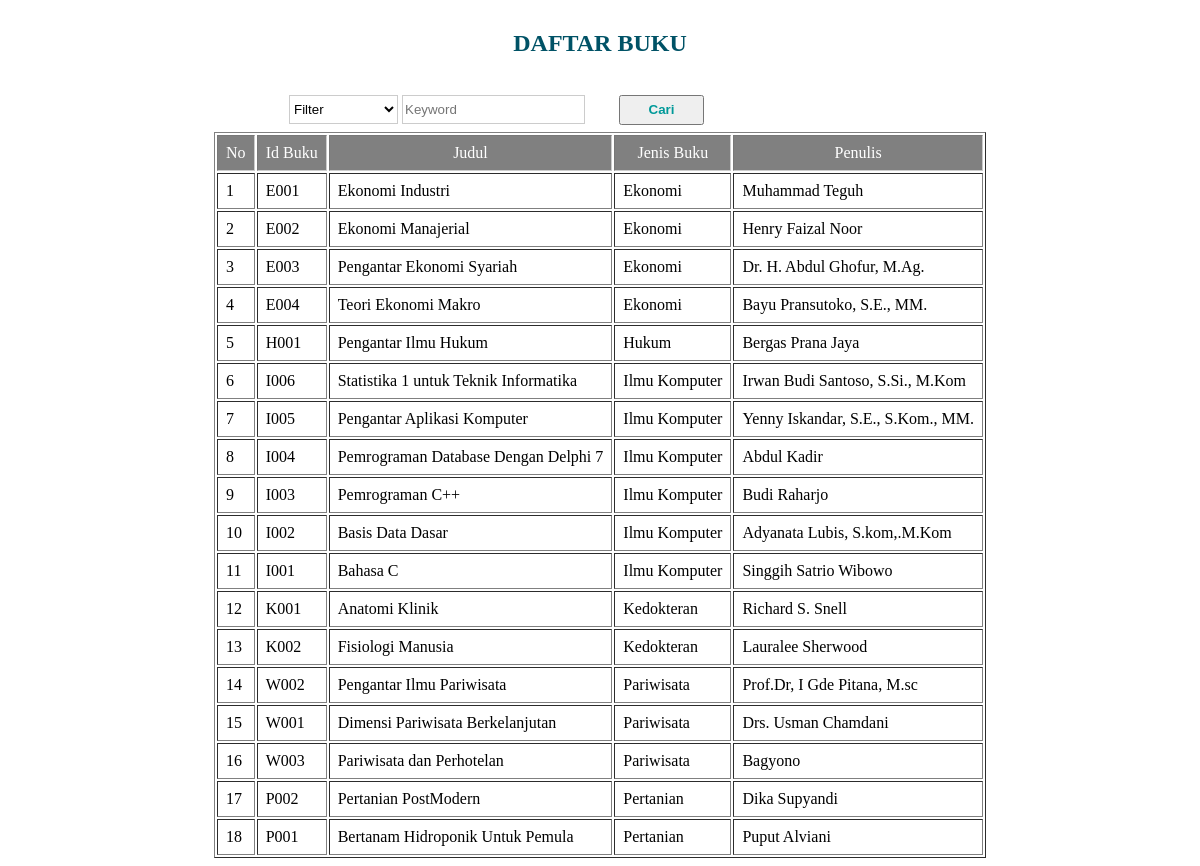
The page /buku.php?order=jenis&&sort=ASC on the database its author committed.
### tables this page shows
CREATE TABLE `buku` (
  `id_buku` varchar(5) NOT NULL,
  `judul` varchar(50) NOT NULL,
  `jenis` varchar(20) NOT NULL,
  `penulis` varchar(50) NOT NULL
);

### buku.php (the view, shortened to what this page needs)
<!DOCTYPE html>
<html>
<head>
</head>
<body>
	<h2 align="center">DAFTAR BUKU</h2><br>
	<?php
		$s_jenis="";
        $s_keyword="";
        $sort= 'ASC';
        $newsort= 'ASC';
        if (isset($_GET['order'])){
        	$order = $_GET['order'];
        	$sort = $_GET['sort'];
        	if ($sort == 'DESC') {
        		$newsort = 'ASC';
        	}
        	else{
        		$newsort = 'DESC';
        	}
        }else{
        	$order = 'id_buku';
        }
	?>
	<form action="" method="GET">
		<select class="texbox" name="s_jenis" id="s_jenis">
			<option value="">Filter</option>
		</select>
		<input type="text" placeholder="Keyword" name="s_keyword" id="s_keyword" value="<?php echo $s_keyword; ?>" class="input">
		<button id="search" name="search" class="btn">Cari</button>
	</form>
	<table border='1px' align='center' cellpadding='8'>
		<thead>
			<tr class="tr">
				<td style="color: white;">No</td>
				<td><a href="?order=id_buku&&sort=<?php echo $newsort; ?>" style="text-decoration: none; color: white;">Id Buku </a></td>
				<td><a href="?order=judul&&sort=<?php echo $newsort; ?>" style="text-decoration: none; color: white">Judul</a></td>
				<td><a href="?order=jenis&&sort=<?php echo $newsort; ?>" style="text-decoration: none; color: white">Jenis Buku</a></td>
				<td><a href="?order=penulis&&sort=<?php echo $newsort; ?>" style="text-decoration: none; color: white"> Penulis </a></td>
			</tr>
		</thead>
		<tbody>
			<?php
				include "koneksi.php";
				$search_jenis = '%'.$s_jenis.'%';
				$search_keyword = '%'.$s_keyword.'%';
				$no = 1;
				$query = "SELECT * FROM buku WHERE jenis LIKE ? AND (id_buku LIKE ? OR judul LIKE ? OR jenis LIKE ? OR penulis LIKE ?) ORDER BY $order $sort";
				$sql = mysqli_prepare($conn, $query) or die(mysqli_error($conn));
				mysqli_stmt_bind_param($sql, "sssss", $search_jenis, $search_keyword, $search_keyword, $search_keyword, $search_keyword);
				mysqli_stmt_execute($sql);
				$result = mysqli_stmt_get_result($sql);
				if (mysqli_num_rows($result) > 0){
					while ($row = mysqli_fetch_assoc($result)){
						$id_buku = $row['id_buku'];
						$judul = $row['judul'];
						$jenis = $row['jenis'];
						$penulis = $row['penulis'];
			?>
				<tr>
					<td><?php echo $no++; ?></td>
					<td><?php echo $id_buku; ?></td>
					<td><?php echo $judul; ?></td>
					<td><?php echo $jenis; ?></td>
					<td><?php echo $penulis; ?></td>
				</tr>
				<?php } } else { ?>
					<tr>
						<td colspan="5" align="center">Tidak ada data yang ditemukan</td>
					</tr>
				<?php } ?>
		</tbody>
	</table>
</body>
</html>

### buku.php (style rules this page uses)
h2 { color: #005266; font-weight: bold; margin-top: 30px; }
table { margin-top: 7px; }
.tr { margin-top: 10px; border:solid #ccc; background:grey; padding:12px; text-align:center; }
.texbox { background: #fff; border:1px solid #ccc; height:29px; margin-left: 281px; }
.input { border:1px solid #ccc; height:25px; }
.btn { width:85px; height:30px; color:#099; font-weight:bold; margin-left:30px; }

### rows shown on the page
buku: id_buku "E001", judul "Ekonomi Industri", jenis "Ekonomi", penulis "Muhammad Teguh"
buku: id_buku "E002", judul "Ekonomi Manajerial", jenis "Ekonomi", penulis "Henry Faizal Noor"
buku: id_buku "E003", judul "Pengantar Ekonomi Syariah", jenis "Ekonomi", penulis "Dr. H. Abdul Ghofur, M.Ag."
buku: id_buku "E004", judul "Teori Ekonomi Makro", jenis "Ekonomi", penulis "Bayu Pransutoko, S.E., MM."
buku: id_buku "H001", judul "Pengantar Ilmu Hukum", jenis "Hukum", penulis "Bergas Prana Jaya"
buku: id_buku "I006", judul "Statistika 1 untuk Teknik Informatika", jenis "Ilmu Komputer", penulis "Irwan Budi Santoso, S.Si., M.Kom"
buku: id_buku "I005", judul "Pengantar Aplikasi Komputer", jenis "Ilmu Komputer", penulis "Yenny Iskandar, S.E., S.Kom., MM."
buku: id_buku "I004", judul "Pemrograman Database Dengan Delphi 7", jenis "Ilmu Komputer", penulis "Abdul Kadir"
buku: id_buku "I003", judul "Pemrograman C++", jenis "Ilmu Komputer", penulis "Budi Raharjo"
buku: id_buku "I002", judul "Basis Data Dasar", jenis "Ilmu Komputer", penulis "Adyanata Lubis, S.kom,.M.Kom"
buku: id_buku "I001", judul "Bahasa C", jenis "Ilmu Komputer", penulis "Singgih Satrio Wibowo"
buku: id_buku "K001", judul "Anatomi Klinik", jenis "Kedokteran", penulis "Richard S. Snell"
buku: id_buku "K002", judul "Fisiologi Manusia", jenis "Kedokteran", penulis "Lauralee Sherwood"
buku: id_buku "W002", judul "Pengantar Ilmu Pariwisata", jenis "Pariwisata", penulis "Prof.Dr, I Gde Pitana, M.sc"
buku: id_buku "W001", judul "Dimensi Pariwisata Berkelanjutan", jenis "Pariwisata", penulis "Drs. Usman Chamdani"
buku: id_buku "W003", judul "Pariwisata dan Perhotelan", jenis "Pariwisata", penulis "Bagyono"
buku: id_buku "P002", judul "Pertanian PostModern", jenis "Pertanian", penulis "Dika Supyandi"
buku: id_buku "P001", judul "Bertanam Hidroponik Untuk Pemula", jenis "Pertanian", penulis "Puput Alviani"
